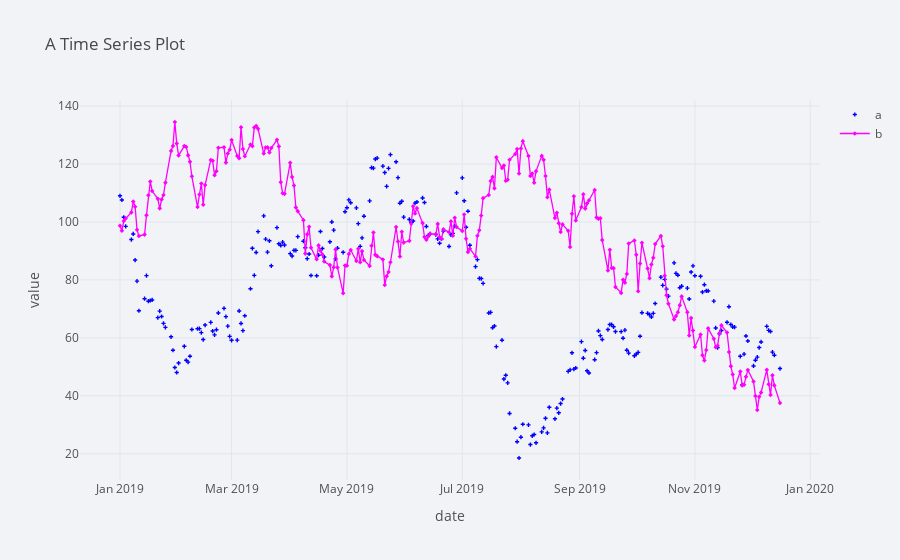

Write notebook code for a chart like this one.
### Code cell
df[['a', 'b']].iplot(
             theme='polar',
             title='A Time Series Plot',
             xTitle='date',
             yTitle='value',
             mode={'a': 'markers', 'b': 'lines+markers'},
             symbol={'a': 'cross', 'b': 'diamond'},
             size=3.5,
             colors={'a': 'blue', 'b': 'magenta'},
                        )

### Figure 1 — Plotly figure (JSON) as saved in the notebook; plotly's stock layout.template omitted (floating-point values rounded to 4 significant figures; data arrays with more than 128 entries replaced by an {"elided": "..."} marker saying what was removed)
{"data": [{"line": {"color": "blue", "dash": "solid", "shape": "linear", "width": 1.3}, "marker": {"size": 3.5, "symbol": "cross"}, "mode": "markers", "name": "a", "text": "", "type": "scatter", "x": {"elided": "250 str values"}, "y": {"elided": "250 float values"}}, {"line": {"color": "magenta", "dash": "solid", "shape": "linear", "width": 1.3}, "marker": {"size": 3.5, "symbol": "diamond"}, "mode": "lines+markers", "name": "b", "text": "", "type": "scatter", "x": {"elided": "250 str values"}, "y": {"elided": "250 float values"}}], "layout": {"autosize": true, "legend": {"bgcolor": "#F2F3F7", "font": {"color": "#505050"}}, "paper_bgcolor": "#F2F3F7", "plot_bgcolor": "#F2F3F7", "title": {"font": {"color": "#484848"}, "text": "A Time Series Plot"}, "xaxis": {"autorange": true, "gridcolor": "#E1E5ED", "range": ["2018-12-11 07:18:35.903", "2020-01-05 16:41:24.097"], "showgrid": true, "tickfont": {"color": "#505050"}, "title": {"font": {"color": "#505050"}, "text": "date"}, "type": "date", "zerolinecolor": "#E1E5ED"}, "yaxis": {"autorange": true, "gridcolor": "#E1E5ED", "range": [10.48, 142.6], "showgrid": true, "tickfont": {"color": "#505050"}, "title": {"font": {"color": "#505050"}, "text": "value"}, "type": "linear", "zerolinecolor": "#E1E5ED"}}}
